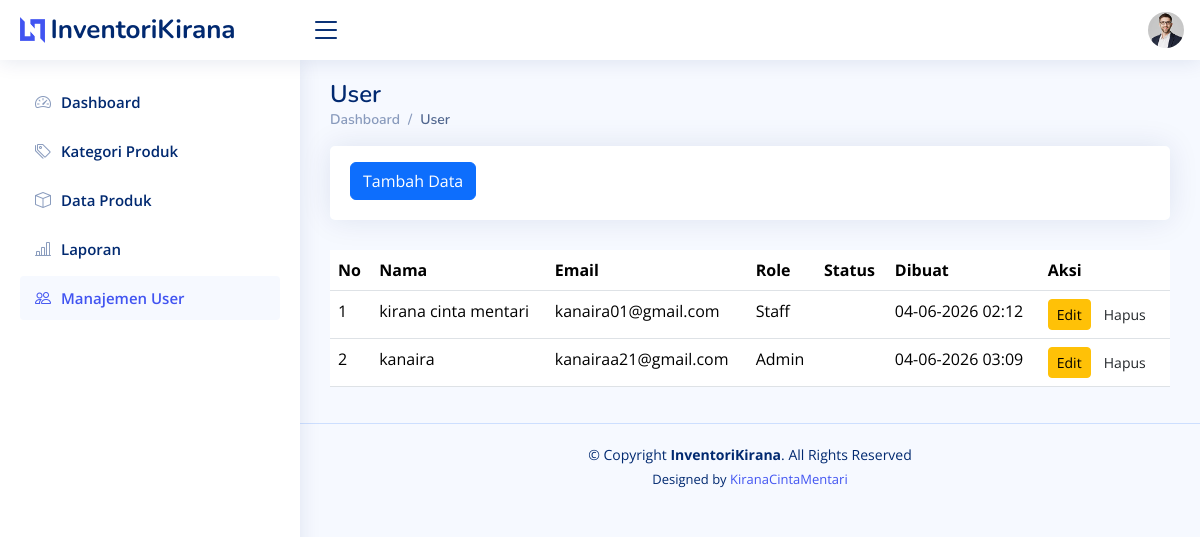
The page /users.php on the database its author committed.
### tables this page shows
CREATE TABLE `users` (
  `id` int(11) NOT NULL,
  `name` varchar(100) DEFAULT NULL,
  `email` varchar(100) DEFAULT NULL,
  `password` varchar(255) DEFAULT NULL,
  `role` enum('admin','staff') DEFAULT 'staff',
  `is_active` tinyint(1) DEFAULT '1',
  `created_at` timestamp NOT NULL DEFAULT CURRENT_TIMESTAMP
);

### users.php (the view, shortened to what this page needs)
<!DOCTYPE html>
<html lang="en">
<head>
  <link href="assets/vendor/bootstrap/css/bootstrap.min.css" rel="stylesheet">
  <link href="assets/vendor/bootstrap-icons/bootstrap-icons.css" rel="stylesheet">
  <link href="assets/vendor/boxicons/css/boxicons.min.css" rel="stylesheet">
  <link href="assets/vendor/quill/quill.snow.css" rel="stylesheet">
  <link href="assets/vendor/quill/quill.bubble.css" rel="stylesheet">
  <link href="assets/vendor/remixicon/remixicon.css" rel="stylesheet">
  <link href="assets/vendor/simple-datatables/style.css" rel="stylesheet">
  <link href="assets/css/style.css" rel="stylesheet">
</head>
<body>
  <header id="header" class="header fixed-top d-flex align-items-center">
    <div class="d-flex align-items-center justify-content-between">
      <a href="index.php" class="logo d-flex align-items-center">
        <img src="assets/img/logo.png" alt="">
        <span class="d-none d-lg-block">InventoriKirana</span>
      </a>
      <i class="bi bi-list toggle-sidebar-btn"></i>
    </div>
    <nav class="header-nav ms-auto">
            <ul class="d-flex align-items-center">
                <li class="nav-item dropdown pe-3">
                    <a class="nav-link nav-profile d-flex align-items-center pe-0" href="#" data-bs-toggle="dropdown">
                    <img src="assets/img/profile-img.jpg" alt="Profile" class="rounded-circle">
                </a>
                </li>
            </ul>
        </nav>
    </header>
  <aside id="sidebar" class="sidebar">
    <ul class="sidebar-nav" id="sidebar-nav">
      <li class="nav-item">
        <a class="nav-link collapsed" href="index.php">
          <i class="bi bi-speedometer2"></i>
          <span>Dashboard</span>
        </a>
      </li>
      <li class="nav-item">
        <a class="nav-link collapsed" href="kategori_produk.php">
          <i class="bi bi-tags"></i>
          <span>Kategori Produk</span>
        </a>
      </li>
      <li class="nav-item">
        <a class="nav-link collapsed" href="produk.php">
          <i class="bi bi-box"></i>
          <span>Data Produk</span>
        </a>
      </li>
      <li class="nav-item">
        <a class="nav-link collapsed" href="laporan.php">
          <i class="bi bi-bar-chart-line"></i>
          <span>Laporan</span>
        </a>
      </li>
      <li class="nav-item">
        <a class="nav-link " href="users.php">
          <i class="bi bi-people"></i>
          <span>Manajemen User</span>
        </a>
      </li>
    </ul>
  </aside>
  <main id="main" class="main">
    <div class="pagetitle">
      <h1>User </h1>
      <nav>
        <o class="breadcrumb">
          <li class="breadcrumb-item"><a href="index.php">Dashboard</a></li>
          <li class="breadcrumb-item active">User</li>
        </o>
      </nav>
    </div>
    <section class="section">
      <div class="row">
        <div class="col-lg-12">
          <div class="card">
            <div class="card-body mt-3">
              <a href="t_user.php" class="btn btn-primary">Tambah Data</a>
            </div>
          </div>
        </div>
      </div>
      <table class="table datatable">
        <thead>
          <tr>
            <th>No</th>
            <th>Nama</th>
            <th>Email</th>
            <th>Role</th>
            <th>Status</th>
            <th>Dibuat</th>
            <th>Aksi</th>
          </tr>
        </thead>
        <tbody>
          <?php
          include "koneksi.php";
          $no = 1;
          $sql = mysqli_query($conn, "SELECT * FROM users");
          while ($data = mysqli_fetch_array($sql)) {
          ?>
            <tr>
              <td><?php echo $no++; ?></td>
              <td><?php echo $data['name']; ?></td>
              <td><?php echo $data['email']; ?></td>
              <td><?php echo ucfirst($data['role']); ?></td>
              <td>
                <?php
                if ($data['is_active'] == 1) {
                  echo '<span class="badge bg-succes">Aktif</span>';
                } else {
                  echo '<span class="badge bg-danger">Nonaktif</span>';
                } ?>
              </td>
              <td><?php echo date('d-m-Y H:i', strtotime($data['created_at'])); ?></td>
              <td>
                <a href="e_user.php?id=<?php echo $data['id']; ?>" class="btn btn-warning btn-sm">Edit</a>
                <a href="h_user.php?id=<?php echo $data['id']; ?>" class="btn btn-danegr btn-sm" onclick="return confirm('Apakah Anda yakin ingin menghapus user ini?')">
                  Hapus
                </a>
              </td>
              </tr>
          <?php } ?>
        </tbody>
      </table>
    </section>
  </main>
  <footer id="footer" class="footer">
    <div class="copyright">
      &copy; Copyright <strong><span>InventoriKirana</span></strong>. All Rights Reserved
    </div>
    <div class="credits">
      Designed by <a href="https://bootstrapmade.com/">KiranaCintaMentari</a>
    </div>
  </footer>
</body>
</html>

### assets/css/style.css (style rules this page uses)
:root { scroll-behavior: smooth; }
body { font-family: "Open Sans", sans-serif; background: #f6f9ff; color: #444444; }
a { color: #4154f1; text-decoration: none; }
h1, h2, h3, h4, h5, h6 { font-family: "Nunito", sans-serif; }
#main { margin-top: 60px; padding: 20px 30px; transition: all 0.3s; }
.pagetitle { margin-bottom: 10px; }
.pagetitle h1 { font-size: 24px; margin-bottom: 0; font-weight: 600; color: #012970; }
.card { margin-bottom: 30px; border: none; border-radius: 5px; box-shadow: 0px 0 30px rgba(1, 41, 112, 0.1); }
.card-body { padding: 0 20px 20px 20px; }
.breadcrumb { font-size: 14px; font-family: "Nunito", sans-serif; color: #899bbd; font-weight: 600; }
.breadcrumb a { color: #899bbd; transition: 0.3s; }
.breadcrumb .breadcrumb-item::before { color: #899bbd; }
.breadcrumb .active { color: #51678f; font-weight: 600; }
.logo { line-height: 1; }
@media (min-width: 1200px) { .logo { width: 280px; } }
.logo img { max-height: 26px; margin-right: 6px; }
.logo span { font-size: 26px; font-weight: 700; color: #012970; font-family: "Nunito", sans-serif; }
.header { transition: all 0.5s; z-index: 997; height: 60px; box-shadow: 0px 2px 20px rgba(1, 41, 112, 0.1); background-color: #fff; padding-left: 20px; }
.header .toggle-sidebar-btn { font-size: 32px; padding-left: 10px; cursor: pointer; color: #012970; }
.header-nav ul { list-style: none; }
.header-nav>ul { margin: 0; padding: 0; }
.header-nav .nav-profile { color: #012970; }
.header-nav .nav-profile img { max-height: 36px; }
.sidebar { position: fixed; top: 60px; left: 0; bottom: 0; width: 300px; z-index: 996; transition: all 0.3s; padding: 20px; overflow-y: auto; scrollbar-width: thin; scrollbar-color: #aab7cf transparent; box-shadow: 0px 0px 20px rgba(1, 41, 112, 0.1); background-color: #fff; }
@media (min-width: 1200px) { #main, #footer { margin-left: 300px; } }
.sidebar-nav { padding: 0; margin: 0; list-style: none; }
.sidebar-nav li { padding: 0; margin: 0; list-style: none; }
.sidebar-nav .nav-item { margin-bottom: 5px; }
.sidebar-nav .nav-link { display: flex; align-items: center; font-size: 15px; font-weight: 600; color: #4154f1; transition: 0.3; background: #f6f9ff; padding: 10px 15px; border-radius: 4px; }
.sidebar-nav .nav-link i { font-size: 16px; margin-right: 10px; color: #4154f1; }
.sidebar-nav .nav-link.collapsed { color: #012970; background: #fff; }
.sidebar-nav .nav-link.collapsed i { color: #899bbd; }
.footer { padding: 20px 0; font-size: 14px; transition: all 0.3s; border-top: 1px solid #cddfff; }
.footer .copyright { text-align: center; color: #012970; }
.footer .credits { padding-top: 5px; text-align: center; font-size: 13px; color: #012970; }

### rows shown on the page
users: name "kirana cinta mentari", email "kanaira01@gmail.com", role "Staff", created_at "04-06-2026 02:12"
users: name "kanaira", email "kanairaa21@gmail.com", role "Admin", created_at "04-06-2026 03:09"
